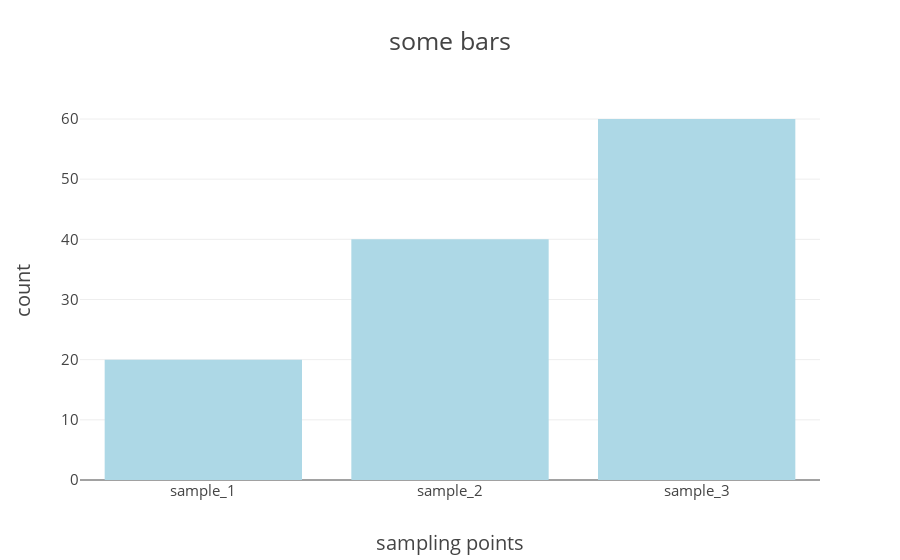

The code cell stored with this chart in its notebook:
### Markdown cell above
### creating simple bar chart
- title
- labels at x a y axes
- fontsize of the title and axes labels
- color of the bars

- "font" controls all the font, "titlefont" only corresponding titles

### Code cell
# creatign bars with their color
data = [go.Bar(x=["sample_1", "sample_2", "sample_3"], 
               y=[20, 40, 60],
              marker=dict(color="lightblue"))]


# creating layout
layout = go.Layout(title="some bars", titlefont=dict(size=25), font=dict(size=15),
                   xaxis=dict(title="sampling points", titlefont=dict(size=20)), 
                   yaxis=dict(title="count", titlefont=dict(size=20)))

# fig is the new obj to pass to iplot
fig = go.Figure(data=data, layout=layout)

iplot(fig)

### Figure 1 — Plotly figure (JSON) as saved in the notebook; plotly's stock layout.template omitted (floating-point values rounded to 4 significant figures)
{"data": [{"marker": {"color": "lightblue"}, "type": "bar", "x": ["sample_1", "sample_2", "sample_3"], "y": [20, 40, 60]}], "layout": {"font": {"size": 15}, "title": "some bars", "titlefont": {"size": 25}, "xaxis": {"title": "sampling points", "titlefont": {"size": 20}}, "yaxis": {"title": "count", "titlefont": {"size": 20}}}}
